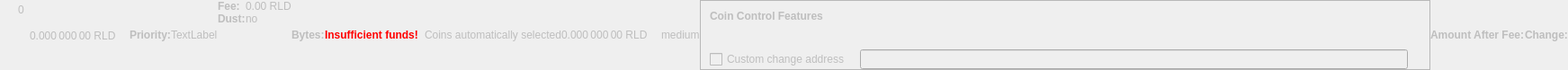
    <widget class="QWidget" name="dummyHideWidget" native="true">
     <property name="enabled">
      <bool>false</bool>
     </property>
     <property name="maximumSize">
      <size>
       <width>100</width>
       <height>22</height>
      </size>
     </property>
     <layout class="QHBoxLayout" name="dummyHideLayout">
      <property name="spacing">
       <number>0</number>
      </property>
      <property name="leftMargin">
       <number>0</number>
      </property>
      <property name="topMargin">
       <number>0</number>
      </property>
      <property name="rightMargin">
       <number>0</number>
      </property>
      <property name="bottomMargin">
       <number>0</number>
      </property>
      <item>
       <layout class="QFormLayout" name="formLayoutCoinControl1">
        <property name="horizontalSpacing">
         <number>10</number>
        </property>
        <property name="verticalSpacing">
         <number>14</number>
        </property>
        <property name="leftMargin">
         <number>10</number>
        </property>
        <property name="topMargin">
         <number>4</number>
        </property>
        <property name="rightMargin">
         <number>6</number>
        </property>
        <item row="0" column="1">
         <widget class="QLabel" name="labelCoinControlBytes">
          <property name="cursor">
           <cursorShape>IBeamCursor</cursorShape>
          </property>
          <property name="contextMenuPolicy">
           <enum>Qt::ActionsContextMenu</enum>
          </property>
          <property name="text">
           <string notr="true">0</string>
          </property>
          <property name="textInteractionFlags">
           <set>Qt::LinksAccessibleByMouse|Qt::TextSelectableByKeyboard|Qt::TextSelectableByMouse</set>
          </property>
         </widget>
        </item>
       </layout>
      </item>
      <item>
       <widget class="QLabel" name="labelCoinControlAfterFee">
        <property name="enabled">
         <bool>false</bool>
        </property>
        <property name="sizePolicy">
         <sizepolicy hsizetype="Fixed" vsizetype="Fixed">
          <horstretch>0</horstretch>
          <verstretch>0</verstretch>
         </sizepolicy>
        </property>
        <property name="minimumSize">
         <size>
          <width>111</width>
          <height>12</height>
         </size>
        </property>
        <property name="maximumSize">
         <size>
          <width>111</width>
          <height>12</height>
         </size>
        </property>
        <property name="cursor">
         <cursorShape>IBeamCursor</cursorShape>
        </property>
        <property name="contextMenuPolicy">
         <enum>Qt::ActionsContextMenu</enum>
        </property>
        <property name="text">
         <string notr="true">0.000 000 00 RLD</string>
        </property>
        <property name="textInteractionFlags">
         <set>Qt::LinksAccessibleByMouse|Qt::TextSelectableByKeyboard|Qt::TextSelectableByMouse</set>
        </property>
       </widget>
      </item>
      <item>
       <widget class="QLabel" name="labelCoinControlPriorityText">
        <property name="enabled">
         <bool>false</bool>
        </property>
        <property name="font">
         <font>
          <weight>75</weight>
          <bold>true</bold>
         </font>
        </property>
        <property name="text">
         <string>Priority:</string>
        </property>
       </widget>
      </item>
      <item>
       <layout class="QHBoxLayout" name="horizontalLayout">
        <item>
         <widget class="QLabel" name="WarningLabel">
          <property name="text">
           <string>TextLabel</string>
          </property>
         </widget>
        </item>
       </layout>
      </item>
      <item>
       <layout class="QFormLayout" name="formLayoutCoinControl3">
        <property name="horizontalSpacing">
         <number>0</number>
        </property>
        <property name="verticalSpacing">
         <number>0</number>
        </property>
        <property name="leftMargin">
         <number>0</number>
        </property>
        <property name="topMargin">
         <number>0</number>
        </property>
        <property name="rightMargin">
         <number>0</number>
        </property>
        <item row="0" column="0">
         <widget class="QLabel" name="labelCoinControlFeeText">
          <property name="enabled">
           <bool>false</bool>
          </property>
          <property name="font">
           <font>
            <weight>75</weight>
            <bold>true</bold>
           </font>
          </property>
          <property name="text">
           <string>Fee:</string>
          </property>
          <property name="margin">
           <number>0</number>
          </property>
         </widget>
        </item>
        <item row="0" column="1">
         <widget class="QLabel" name="labelCoinControlFee">
          <property name="enabled">
           <bool>false</bool>
          </property>
          <property name="cursor">
           <cursorShape>IBeamCursor</cursorShape>
          </property>
          <property name="contextMenuPolicy">
           <enum>Qt::ActionsContextMenu</enum>
          </property>
          <property name="text">
           <string notr="true">0.00 RLD</string>
          </property>
          <property name="textInteractionFlags">
           <set>Qt::LinksAccessibleByMouse|Qt::TextSelectableByKeyboard|Qt::TextSelectableByMouse</set>
          </property>
         </widget>
        </item>
        <item row="1" column="0">
         <widget class="QLabel" name="labelCoinControlLowOutputText">
          <property name="enabled">
           <bool>false</bool>
          </property>
          <property name="font">
           <font>
            <weight>75</weight>
            <bold>true</bold>
           </font>
          </property>
          <property name="text">
           <string>Dust:</string>
          </property>
         </widget>
        </item>
        <item row="1" column="1">
         <widget class="QLabel" name="labelCoinControlLowOutput">
          <property name="enabled">
           <bool>false</bool>
          </property>
          <property name="cursor">
           <cursorShape>IBeamCursor</cursorShape>
          </property>
          <property name="contextMenuPolicy">
           <enum>Qt::ActionsContextMenu</enum>
          </property>
          <property name="text">
           <string>no</string>
          </property>
          <property name="textInteractionFlags">
           <set>Qt::LinksAccessibleByMouse|Qt::TextSelectableByKeyboard|Qt::TextSelectableByMouse</set>
          </property>
         </widget>
        </item>
       </layout>
      </item>
      <item>
       <widget class="QLabel" name="labelCoinControlBytesText">
        <property name="enabled">
         <bool>false</bool>
        </property>
        <property name="font">
         <font>
          <weight>75</weight>
          <bold>true</bold>
         </font>
        </property>
        <property name="text">
         <string>Bytes:</string>
        </property>
       </widget>
      </item>
      <item>
       <layout class="QFormLayout" name="formLayoutCoinControl2">
        <property name="horizontalSpacing">
         <number>0</number>
        </property>
        <property name="verticalSpacing">
         <number>0</number>
        </property>
        <property name="leftMargin">
         <number>0</number>
        </property>
        <property name="topMargin">
         <number>0</number>
        </property>
        <property name="rightMargin">
         <number>0</number>
        </property>
       </layout>
      </item>
      <item>
       <layout class="QHBoxLayout" name="horizontalLayoutCoinControl2">
        <property name="spacing">
         <number>0</number>
        </property>
        <property name="bottomMargin">
         <number>0</number>
        </property>
       </layout>
      </item>
      <item>
       <widget class="QLabel" name="labelCoinControlInsuffFunds">
        <property name="enabled">
         <bool>false</bool>
        </property>
        <property name="minimumSize">
         <size>
          <width>0</width>
          <height>0</height>
         </size>
        </property>
        <property name="font">
         <font>
          <weight>75</weight>
          <bold>true</bold>
         </font>
        </property>
        <property name="styleSheet">
         <string notr="true">color:red;font-weight:bold;</string>
        </property>
        <property name="text">
         <string>Insufficient funds!</string>
        </property>
        <property name="margin">
         <number>5</number>
        </property>
       </widget>
      </item>
      <item>
       <layout class="QFormLayout" name="formLayoutCoinControl4">
        <property name="horizontalSpacing">
         <number>0</number>
        </property>
        <property name="verticalSpacing">
         <number>0</number>
        </property>
        <property name="leftMargin">
         <number>0</number>
        </property>
        <property name="topMargin">
         <number>0</number>
        </property>
        <property name="rightMargin">
         <number>0</number>
        </property>
       </layout>
      </item>
      <item>
       <widget class="QLabel" name="labelCoinControlChangeLabel">
        <property name="enabled">
         <bool>false</bool>
        </property>
        <property name="sizePolicy">
         <sizepolicy hsizetype="Preferred" vsizetype="Expanding">
          <horstretch>0</horstretch>
          <verstretch>0</verstretch>
         </sizepolicy>
        </property>
        <property name="minimumSize">
         <size>
          <width>0</width>
          <height>0</height>
         </size>
        </property>
        <property name="text">
         <string/>
        </property>
        <property name="margin">
         <number>3</number>
        </property>
       </widget>
      </item>
      <item>
       <widget class="QLabel" name="labelCoinControlAutomaticallySelected">
        <property name="enabled">
         <bool>false</bool>
        </property>
        <property name="sizePolicy">
         <sizepolicy hsizetype="Fixed" vsizetype="Fixed">
          <horstretch>0</horstretch>
          <verstretch>0</verstretch>
         </sizepolicy>
        </property>
        <property name="minimumSize">
         <size>
          <width>0</width>
          <height>0</height>
         </size>
        </property>
        <property name="maximumSize">
         <size>
          <width>240</width>
          <height>16777215</height>
         </size>
        </property>
        <property name="text">
         <string>Coins automatically selected</string>
        </property>
        <property name="margin">
         <number>5</number>
        </property>
       </widget>
      </item>
      <item>
       <widget class="QLabel" name="labelCoinControlChange">
        <property name="enabled">
         <bool>false</bool>
        </property>
        <property name="sizePolicy">
         <sizepolicy hsizetype="Fixed" vsizetype="Fixed">
          <horstretch>0</horstretch>
          <verstretch>0</verstretch>
         </sizepolicy>
        </property>
        <property name="minimumSize">
         <size>
          <width>111</width>
          <height>0</height>
         </size>
        </property>
        <property name="maximumSize">
         <size>
          <width>111</width>
          <height>16777215</height>
         </size>
        </property>
        <property name="cursor">
         <cursorShape>IBeamCursor</cursorShape>
        </property>
        <property name="contextMenuPolicy">
         <enum>Qt::ActionsContextMenu</enum>
        </property>
        <property name="text">
         <string notr="true">0.000 000 00 RLD</string>
        </property>
        <property name="textInteractionFlags">
         <set>Qt::LinksAccessibleByMouse|Qt::TextSelectableByKeyboard|Qt::TextSelectableByMouse</set>
        </property>
       </widget>
      </item>
      <item>
       <widget class="QLabel" name="labelCoinControlPriority">
        <property name="enabled">
         <bool>false</bool>
        </property>
        <property name="cursor">
         <cursorShape>IBeamCursor</cursorShape>
        </property>
        <property name="contextMenuPolicy">
         <enum>Qt::ActionsContextMenu</enum>
        </property>
        <property name="text">
         <string>medium</string>
        </property>
        <property name="textInteractionFlags">
         <set>Qt::LinksAccessibleByMouse|Qt::TextSelectableByKeyboard|Qt::TextSelectableByMouse</set>
        </property>
       </widget>
      </item>
      <item>
       <widget class="QFrame" name="frameCoinControl">
        <property name="sizePolicy">
         <sizepolicy hsizetype="Expanding" vsizetype="Expanding">
          <horstretch>0</horstretch>
          <verstretch>0</verstretch>
         </sizepolicy>
        </property>
        <property name="maximumSize">
         <size>
          <width>16777215</width>
          <height>16777215</height>
         </size>
        </property>
        <property name="frameShape">
         <enum>QFrame::StyledPanel</enum>
        </property>
        <property name="frameShadow">
         <enum>QFrame::Sunken</enum>
        </property>
        <layout class="QVBoxLayout" name="verticalLayoutCoinControl2_2">
         <property name="spacing">
          <number>0</number>
         </property>
         <property name="leftMargin">
          <number>0</number>
         </property>
         <property name="topMargin">
          <number>0</number>
         </property>
         <property name="rightMargin">
          <number>0</number>
         </property>
         <property name="bottomMargin">
          <number>0</number>
         </property>
         <item>
          <layout class="QVBoxLayout" name="verticalLayoutCoinControl" stretch="0,0,0,1">
           <property name="spacing">
            <number>0</number>
           </property>
           <property name="leftMargin">
            <number>10</number>
           </property>
           <property name="topMargin">
            <number>10</number>
           </property>
           <item>
            <layout class="QHBoxLayout" name="horizontalLayoutCoinControl1">
             <property name="bottomMargin">
              <number>15</number>
             </property>
             <item>
              <widget class="QLabel" name="labelCoinControlFeatures">
               <property name="enabled">
                <bool>false</bool>
               </property>
               <property name="sizePolicy">
                <sizepolicy hsizetype="Preferred" vsizetype="Maximum">
                 <horstretch>0</horstretch>
                 <verstretch>0</verstretch>
                </sizepolicy>
               </property>
               <property name="font">
                <font>
                 <weight>75</weight>
                 <bold>true</bold>
                </font>
               </property>
               <property name="styleSheet">
                <string notr="true">font-weight:bold;</string>
               </property>
               <property name="text">
                <string>Coin Control Features</string>
               </property>
              </widget>
             </item>
            </layout>
           </item>
           <item>
            <widget class="QWidget" name="widgetCoinControl" native="true">
             <property name="sizePolicy">
              <sizepolicy hsizetype="Preferred" vsizetype="Preferred">
               <horstretch>0</horstretch>
               <verstretch>0</verstretch>
              </sizepolicy>
             </property>
             <property name="minimumSize">
              <size>
               <width>0</width>
               <height>0</height>
              </size>
             </property>
             <property name="styleSheet">
              <string notr="true"/>
             </property>
             <layout class="QHBoxLayout" name="horizontalLayoutCoinControl5_2">
              <property name="leftMargin">
               <number>0</number>
              </property>
              <property name="topMargin">
               <number>0</number>
              </property>
              <property name="rightMargin">
               <number>0</number>
              </property>
              <property name="bottomMargin">
               <number>0</number>
              </property>
              <item>
               <layout class="QHBoxLayout" name="horizontalLayoutCoinControl3">
                <property name="spacing">
                 <number>20</number>
                </property>
                <property name="topMargin">
                 <number>0</number>
                </property>
                <property name="bottomMargin">
                 <number>10</number>
                </property>
               </layout>
              </item>
             </layout>
            </widget>
           </item>
           <item>
            <layout class="QHBoxLayout" name="horizontalLayoutCoinControl4" stretch="0,0,0">
             <property name="spacing">
              <number>12</number>
             </property>
             <property name="sizeConstraint">
              <enum>QLayout::SetDefaultConstraint</enum>
             </property>
             <property name="topMargin">
              <number>5</number>
             </property>
             <property name="rightMargin">
              <number>5</number>
             </property>
             <item>
              <widget class="QCheckBox" name="checkBoxCoinControlChange">
               <property name="enabled">
                <bool>false</bool>
               </property>
               <property name="toolTip">
                <string>If this is activated, but the change address is empty or invalid, change will be sent to a newly generated address.</string>
               </property>
               <property name="text">
                <string>Custom change address</string>
               </property>
              </widget>
             </item>
             <item>
              <widget class="QValidatedLineEdit" name="lineEditCoinControlChange">
               <property name="enabled">
                <bool>false</bool>
               </property>
               <property name="sizePolicy">
                <sizepolicy hsizetype="Expanding" vsizetype="Fixed">
                 <horstretch>0</horstretch>
                 <verstretch>0</verstretch>
                </sizepolicy>
               </property>
              </widget>
             </item>
             <item>
              <widget class="QLabel" name="labelCoinControlChangeLabel_2">
               <property name="sizePolicy">
                <sizepolicy hsizetype="Preferred" vsizetype="Expanding">
                 <horstretch>0</horstretch>
                 <verstretch>0</verstretch>
                </sizepolicy>
               </property>
               <property name="minimumSize">
                <size>
                 <width>0</width>
                 <height>0</height>
                </size>
               </property>
               <property name="text">
                <string/>
               </property>
               <property name="margin">
                <number>3</number>
               </property>
              </widget>
             </item>
            </layout>
           </item>
           <item>
            <spacer name="verticalSpacerCoinControl">
             <property name="orientation">
              <enum>Qt::Vertical</enum>
             </property>
             <property name="sizeHint" stdset="0">
              <size>
               <width>800</width>
               <height>1</height>
              </size>
             </property>
            </spacer>
           </item>
          </layout>
         </item>
        </layout>
       </widget>
      </item>
      <item>
       <widget class="QLabel" name="labelCoinControlAfterFeeText">
        <property name="enabled">
         <bool>false</bool>
        </property>
        <property name="minimumSize">
         <size>
          <width>0</width>
          <height>0</height>
         </size>
        </property>
        <property name="maximumSize">
         <size>
          <width>16777215</width>
          <height>16777215</height>
         </size>
        </property>
        <property name="font">
         <font>
          <weight>75</weight>
          <bold>true</bold>
         </font>
        </property>
        <property name="text">
         <string>Amount After Fee:</string>
        </property>
        <property name="alignment">
         <set>Qt::AlignLeading|Qt::AlignLeft|Qt::AlignVCenter</set>
        </property>
        <property name="margin">
         <number>0</number>
        </property>
       </widget>
      </item>
      <item>
       <widget class="QLabel" name="labelCoinControlChangeText">
        <property name="enabled">
         <bool>false</bool>
        </property>
        <property name="sizePolicy">
         <sizepolicy hsizetype="Preferred" vsizetype="Preferred">
          <horstretch>0</horstretch>
          <verstretch>0</verstretch>
         </sizepolicy>
        </property>
        <property name="minimumSize">
         <size>
          <width>0</width>
          <height>0</height>
         </size>
        </property>
        <property name="maximumSize">
         <size>
          <width>16777215</width>
          <height>16777215</height>
         </size>
        </property>
        <property name="font">
         <font>
          <weight>75</weight>
          <bold>true</bold>
         </font>
        </property>
        <property name="text">
         <string>Change:</string>
        </property>
        <property name="alignment">
         <set>Qt::AlignLeading|Qt::AlignLeft|Qt::AlignVCenter</set>
        </property>
       </widget>
      </item>
     </layout>
    </widget>
